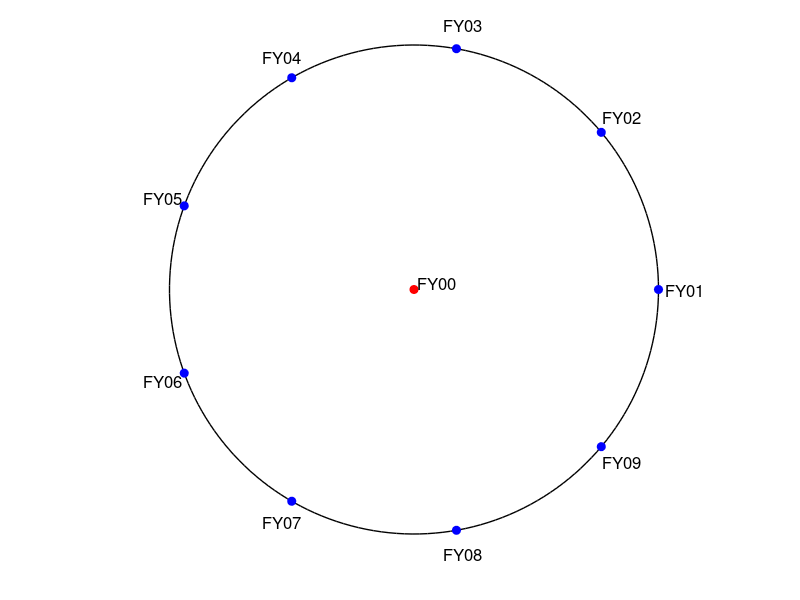

MATLAB code for this plot:
% 在圆上均匀分布9个点，并标注 FY01–FY09，圆心标注 FY00

% 参数设置
R = 1;                 % 圆的半径
n = 9;                 % 点的个数
theta = linspace(0, 2*pi, n+1);  % 0 到 2π 均分 n 段，多一个点用于闭合
theta(end) = [];       % 去掉最后一个点，保持 n 个点

% 计算圆上各点坐标
x = R * cos(theta);
y = R * sin(theta);

% 绘图
figure;
hold on;
axis equal off;

% 画出圆
t = linspace(0,2*pi,200);
plot(R*cos(t), R*sin(t), 'k-','LineWidth',1);

% 标注圆心
plot(0,0,'ro','MarkerFaceColor','r','MarkerSize',6);
text(0, 0, ' FY00', 'VerticalAlignment','bottom','HorizontalAlignment','left','FontSize',12);

% 标注圆上均匀分布的9个点
for k = 1:n
    plot(x(k), y(k), 'bo','MarkerFaceColor','b','MarkerSize',6);
    label = sprintf('FY%02d', k);
    % 给标注一个稍微远离点的位置
    tx = 1.1 * x(k);
    ty = 1.1 * y(k);
    text(tx, ty, [' ' label], 'FontSize',12, ...
         'HorizontalAlignment','center', 'VerticalAlignment','middle');
end

hold off;
